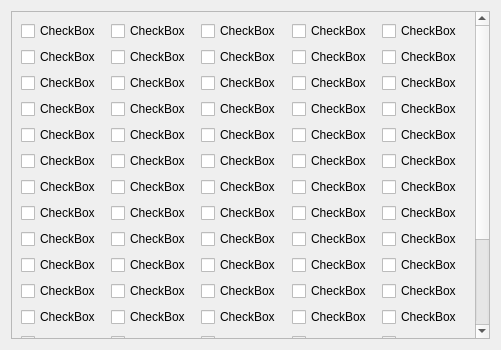
<?xml version="1.0" encoding="UTF-8"?>
<ui version="4.0">
 <class>Dialog</class>
 <widget class="QDialog" name="Dialog">
  <property name="geometry">
   <rect>
    <x>0</x>
    <y>0</y>
    <width>501</width>
    <height>350</height>
   </rect>
  </property>
  <property name="windowTitle">
   <string>Dialog</string>
  </property>
  <layout class="QVBoxLayout" name="verticalLayout">
   <item>
    <widget class="QScrollArea" name="scrollArea">
     <property name="minimumSize">
      <size>
       <width>200</width>
       <height>50</height>
      </size>
     </property>
     <property name="verticalScrollBarPolicy">
      <enum>Qt::ScrollBarAsNeeded</enum>
     </property>
     <property name="horizontalScrollBarPolicy">
      <enum>Qt::ScrollBarAsNeeded</enum>
     </property>
     <property name="sizeAdjustPolicy">
      <enum>QAbstractScrollArea::AdjustIgnored</enum>
     </property>
     <property name="widgetResizable">
      <bool>true</bool>
     </property>
     <widget class="QWidget" name="scrollAreaWidgetContents">
      <property name="geometry">
       <rect>
        <x>0</x>
        <y>0</y>
        <width>474</width>
        <height>348</height>
       </rect>
      </property>
      <layout class="QGridLayout" name="gridLayout">
       <item row="0" column="0">
        <layout class="QHBoxLayout" name="horizontalLayout">
         <item>
          <widget class="QCheckBox" name="checkBox">
           <property name="text">
            <string>CheckBox</string>
           </property>
          </widget>
         </item>
         <item>
          <widget class="QCheckBox" name="checkBox_3">
           <property name="text">
            <string>CheckBox</string>
           </property>
          </widget>
         </item>
         <item>
          <widget class="QCheckBox" name="checkBox_6">
           <property name="text">
            <string>CheckBox</string>
           </property>
          </widget>
         </item>
         <item>
          <widget class="QCheckBox" name="checkBox_8">
           <property name="text">
            <string>CheckBox</string>
           </property>
          </widget>
         </item>
         <item>
          <widget class="QCheckBox" name="checkBox_5">
           <property name="text">
            <string>CheckBox</string>
           </property>
          </widget>
         </item>
        </layout>
       </item>
       <item row="1" column="0">
        <layout class="QHBoxLayout" name="horizontalLayout_2">
         <item>
          <widget class="QCheckBox" name="checkBox_2">
           <property name="text">
            <string>CheckBox</string>
           </property>
          </widget>
         </item>
         <item>
          <widget class="QCheckBox" name="checkBox_9">
           <property name="text">
            <string>CheckBox</string>
           </property>
          </widget>
         </item>
         <item>
          <widget class="QCheckBox" name="checkBox_11">
           <property name="text">
            <string>CheckBox</string>
           </property>
          </widget>
         </item>
         <item>
          <widget class="QCheckBox" name="checkBox_4">
           <property name="text">
            <string>CheckBox</string>
           </property>
          </widget>
         </item>
         <item>
          <widget class="QCheckBox" name="checkBox_10">
           <property name="text">
            <string>CheckBox</string>
           </property>
          </widget>
         </item>
        </layout>
       </item>
       <item row="2" column="0">
        <layout class="QHBoxLayout" name="horizontalLayout_4">
         <item>
          <widget class="QCheckBox" name="checkBox_16">
           <property name="text">
            <string>CheckBox</string>
           </property>
          </widget>
         </item>
         <item>
          <widget class="QCheckBox" name="checkBox_17">
           <property name="text">
            <string>CheckBox</string>
           </property>
          </widget>
         </item>
         <item>
          <widget class="QCheckBox" name="checkBox_18">
           <property name="text">
            <string>CheckBox</string>
           </property>
          </widget>
         </item>
         <item>
          <widget class="QCheckBox" name="checkBox_19">
           <property name="text">
            <string>CheckBox</string>
           </property>
          </widget>
         </item>
         <item>
          <widget class="QCheckBox" name="checkBox_20">
           <property name="text">
            <string>CheckBox</string>
           </property>
          </widget>
         </item>
        </layout>
       </item>
       <item row="3" column="0">
        <layout class="QHBoxLayout" name="horizontalLayout_3">
         <item>
          <widget class="QCheckBox" name="checkBox_90">
           <property name="text">
            <string>CheckBox</string>
           </property>
          </widget>
         </item>
         <item>
          <widget class="QCheckBox" name="checkBox_87">
           <property name="text">
            <string>CheckBox</string>
           </property>
          </widget>
         </item>
         <item>
          <widget class="QCheckBox" name="checkBox_88">
           <property name="text">
            <string>CheckBox</string>
           </property>
          </widget>
         </item>
         <item>
          <widget class="QCheckBox" name="checkBox_86">
           <property name="text">
            <string>CheckBox</string>
           </property>
          </widget>
         </item>
         <item>
          <widget class="QCheckBox" name="checkBox_89">
           <property name="text">
            <string>CheckBox</string>
           </property>
          </widget>
         </item>
        </layout>
       </item>
       <item row="4" column="0">
        <layout class="QHBoxLayout" name="horizontalLayout_5">
         <item>
          <widget class="QCheckBox" name="checkBox_21">
           <property name="text">
            <string>CheckBox</string>
           </property>
          </widget>
         </item>
         <item>
          <widget class="QCheckBox" name="checkBox_22">
           <property name="text">
            <string>CheckBox</string>
           </property>
          </widget>
         </item>
         <item>
          <widget class="QCheckBox" name="checkBox_23">
           <property name="text">
            <string>CheckBox</string>
           </property>
          </widget>
         </item>
         <item>
          <widget class="QCheckBox" name="checkBox_24">
           <property name="text">
            <string>CheckBox</string>
           </property>
          </widget>
         </item>
         <item>
          <widget class="QCheckBox" name="checkBox_25">
           <property name="text">
            <string>CheckBox</string>
           </property>
          </widget>
         </item>
        </layout>
       </item>
       <item row="5" column="0">
        <layout class="QHBoxLayout" name="horizontalLayout_7">
         <item>
          <widget class="QCheckBox" name="checkBox_26">
           <property name="text">
            <string>CheckBox</string>
           </property>
          </widget>
         </item>
         <item>
          <widget class="QCheckBox" name="checkBox_27">
           <property name="text">
            <string>CheckBox</string>
           </property>
          </widget>
         </item>
         <item>
          <widget class="QCheckBox" name="checkBox_28">
           <property name="text">
            <string>CheckBox</string>
           </property>
          </widget>
         </item>
         <item>
          <widget class="QCheckBox" name="checkBox_29">
           <property name="text">
            <string>CheckBox</string>
           </property>
          </widget>
         </item>
         <item>
          <widget class="QCheckBox" name="checkBox_30">
           <property name="text">
            <string>CheckBox</string>
           </property>
          </widget>
         </item>
        </layout>
       </item>
       <item row="6" column="0">
        <layout class="QHBoxLayout" name="horizontalLayout_8">
         <item>
          <widget class="QCheckBox" name="checkBox_80">
           <property name="text">
            <string>CheckBox</string>
           </property>
          </widget>
         </item>
         <item>
          <widget class="QCheckBox" name="checkBox_77">
           <property name="text">
            <string>CheckBox</string>
           </property>
          </widget>
         </item>
         <item>
          <widget class="QCheckBox" name="checkBox_78">
           <property name="text">
            <string>CheckBox</string>
           </property>
          </widget>
         </item>
         <item>
          <widget class="QCheckBox" name="checkBox_76">
           <property name="text">
            <string>CheckBox</string>
           </property>
          </widget>
         </item>
         <item>
          <widget class="QCheckBox" name="checkBox_79">
           <property name="text">
            <string>CheckBox</string>
           </property>
          </widget>
         </item>
        </layout>
       </item>
       <item row="7" column="0">
        <layout class="QHBoxLayout" name="horizontalLayout_6">
         <item>
          <widget class="QCheckBox" name="checkBox_85">
           <property name="text">
            <string>CheckBox</string>
           </property>
          </widget>
         </item>
         <item>
          <widget class="QCheckBox" name="checkBox_82">
           <property name="text">
            <string>CheckBox</string>
           </property>
          </widget>
         </item>
         <item>
          <widget class="QCheckBox" name="checkBox_83">
           <property name="text">
            <string>CheckBox</string>
           </property>
          </widget>
         </item>
         <item>
          <widget class="QCheckBox" name="checkBox_81">
           <property name="text">
            <string>CheckBox</string>
           </property>
          </widget>
         </item>
         <item>
          <widget class="QCheckBox" name="checkBox_84">
           <property name="text">
            <string>CheckBox</string>
           </property>
          </widget>
         </item>
        </layout>
       </item>
       <item row="8" column="0">
        <layout class="QHBoxLayout" name="horizontalLayout_16">
         <item>
          <widget class="QCheckBox" name="checkBox_106">
           <property name="text">
            <string>CheckBox</string>
           </property>
          </widget>
         </item>
         <item>
          <widget class="QCheckBox" name="checkBox_107">
           <property name="text">
            <string>CheckBox</string>
           </property>
          </widget>
         </item>
         <item>
          <widget class="QCheckBox" name="checkBox_108">
           <property name="text">
            <string>CheckBox</string>
           </property>
          </widget>
         </item>
         <item>
          <widget class="QCheckBox" name="checkBox_109">
           <property name="text">
            <string>CheckBox</string>
           </property>
          </widget>
         </item>
         <item>
          <widget class="QCheckBox" name="checkBox_110">
           <property name="text">
            <string>CheckBox</string>
           </property>
          </widget>
         </item>
        </layout>
       </item>
       <item row="9" column="0">
        <layout class="QHBoxLayout" name="horizontalLayout_15">
         <item>
          <widget class="QCheckBox" name="checkBox_101">
           <property name="text">
            <string>CheckBox</string>
           </property>
          </widget>
         </item>
         <item>
          <widget class="QCheckBox" name="checkBox_102">
           <property name="text">
            <string>CheckBox</string>
           </property>
          </widget>
         </item>
         <item>
          <widget class="QCheckBox" name="checkBox_103">
           <property name="text">
            <string>CheckBox</string>
           </property>
          </widget>
         </item>
         <item>
          <widget class="QCheckBox" name="checkBox_104">
           <property name="text">
            <string>CheckBox</string>
           </property>
          </widget>
         </item>
         <item>
          <widget class="QCheckBox" name="checkBox_105">
           <property name="text">
            <string>CheckBox</string>
           </property>
          </widget>
         </item>
        </layout>
       </item>
       <item row="10" column="0">
        <layout class="QHBoxLayout" name="horizontalLayout_14">
         <item>
          <widget class="QCheckBox" name="checkBox_96">
           <property name="text">
            <string>CheckBox</string>
           </property>
          </widget>
         </item>
         <item>
          <widget class="QCheckBox" name="checkBox_97">
           <property name="text">
            <string>CheckBox</string>
           </property>
          </widget>
         </item>
         <item>
          <widget class="QCheckBox" name="checkBox_98">
           <property name="text">
            <string>CheckBox</string>
           </property>
          </widget>
         </item>
         <item>
          <widget class="QCheckBox" name="checkBox_99">
           <property name="text">
            <string>CheckBox</string>
           </property>
          </widget>
         </item>
         <item>
          <widget class="QCheckBox" name="checkBox_100">
           <property name="text">
            <string>CheckBox</string>
           </property>
          </widget>
         </item>
        </layout>
       </item>
       <item row="11" column="0">
        <layout class="QHBoxLayout" name="horizontalLayout_13">
         <item>
          <widget class="QCheckBox" name="checkBox_91">
           <property name="text">
            <string>CheckBox</string>
           </property>
          </widget>
         </item>
         <item>
          <widget class="QCheckBox" name="checkBox_92">
           <property name="text">
            <string>CheckBox</string>
           </property>
          </widget>
         </item>
         <item>
          <widget class="QCheckBox" name="checkBox_93">
           <property name="text">
            <string>CheckBox</string>
           </property>
          </widget>
         </item>
         <item>
          <widget class="QCheckBox" name="checkBox_94">
           <property name="text">
            <string>CheckBox</string>
           </property>
          </widget>
         </item>
         <item>
          <widget class="QCheckBox" name="checkBox_95">
           <property name="text">
            <string>CheckBox</string>
           </property>
          </widget>
         </item>
        </layout>
       </item>
       <item row="12" column="0">
        <layout class="QHBoxLayout" name="horizontalLayout_12">
         <item>
          <widget class="QCheckBox" name="checkBox_40">
           <property name="text">
            <string>CheckBox</string>
           </property>
          </widget>
         </item>
         <item>
          <widget class="QCheckBox" name="checkBox_37">
           <property name="text">
            <string>CheckBox</string>
           </property>
          </widget>
         </item>
         <item>
          <widget class="QCheckBox" name="checkBox_38">
           <property name="text">
            <string>CheckBox</string>
           </property>
          </widget>
         </item>
         <item>
          <widget class="QCheckBox" name="checkBox_36">
           <property name="text">
            <string>CheckBox</string>
           </property>
          </widget>
         </item>
         <item>
          <widget class="QCheckBox" name="checkBox_39">
           <property name="text">
            <string>CheckBox</string>
           </property>
          </widget>
         </item>
        </layout>
       </item>
       <item row="13" column="0">
        <layout class="QHBoxLayout" name="horizontalLayout_11">
         <item>
          <widget class="QCheckBox" name="checkBox_60">
           <property name="text">
            <string>CheckBox</string>
           </property>
          </widget>
         </item>
         <item>
          <widget class="QCheckBox" name="checkBox_57">
           <property name="text">
            <string>CheckBox</string>
           </property>
          </widget>
         </item>
         <item>
          <widget class="QCheckBox" name="checkBox_58">
           <property name="text">
            <string>CheckBox</string>
           </property>
          </widget>
         </item>
         <item>
          <widget class="QCheckBox" name="checkBox_56">
           <property name="text">
            <string>CheckBox</string>
           </property>
          </widget>
         </item>
         <item>
          <widget class="QCheckBox" name="checkBox_59">
           <property name="text">
            <string>CheckBox</string>
           </property>
          </widget>
         </item>
        </layout>
       </item>
       <item row="14" column="0">
        <layout class="QHBoxLayout" name="horizontalLayout_10">
         <item>
          <widget class="QCheckBox" name="checkBox_7">
           <property name="text">
            <string>CheckBox</string>
           </property>
          </widget>
         </item>
         <item>
          <widget class="QCheckBox" name="checkBox_12">
           <property name="text">
            <string>CheckBox</string>
           </property>
          </widget>
         </item>
         <item>
          <widget class="QCheckBox" name="checkBox_13">
           <property name="text">
            <string>CheckBox</string>
           </property>
          </widget>
         </item>
         <item>
          <widget class="QCheckBox" name="checkBox_14">
           <property name="text">
            <string>CheckBox</string>
           </property>
          </widget>
         </item>
         <item>
          <widget class="QCheckBox" name="checkBox_15">
           <property name="text">
            <string>CheckBox</string>
           </property>
          </widget>
         </item>
        </layout>
       </item>
       <item row="15" column="0">
        <layout class="QHBoxLayout" name="horizontalLayout_9">
         <item>
          <widget class="QCheckBox" name="checkBox_34">
           <property name="text">
            <string>CheckBox</string>
           </property>
          </widget>
         </item>
         <item>
          <widget class="QCheckBox" name="checkBox_33">
           <property name="text">
            <string>CheckBox</string>
           </property>
          </widget>
         </item>
         <item>
          <widget class="QCheckBox" name="checkBox_31">
           <property name="text">
            <string>CheckBox</string>
           </property>
          </widget>
         </item>
         <item>
          <widget class="QCheckBox" name="checkBox_35">
           <property name="text">
            <string>CheckBox</string>
           </property>
          </widget>
         </item>
         <item>
          <widget class="QCheckBox" name="checkBox_41">
           <property name="text">
            <string>CheckBox</string>
           </property>
          </widget>
         </item>
        </layout>
       </item>
       <item row="16" column="0">
        <layout class="QHBoxLayout" name="horizontalLayout_17">
         <item>
          <widget class="QCheckBox" name="checkBox_32">
           <property name="text">
            <string>CheckBox</string>
           </property>
          </widget>
         </item>
         <item>
          <widget class="QCheckBox" name="checkBox_42">
           <property name="text">
            <string>CheckBox</string>
           </property>
          </widget>
         </item>
         <item>
          <widget class="QCheckBox" name="checkBox_43">
           <property name="text">
            <string>CheckBox</string>
           </property>
          </widget>
         </item>
         <item>
          <widget class="QCheckBox" name="checkBox_44">
           <property name="text">
            <string>CheckBox</string>
           </property>
          </widget>
         </item>
         <item>
          <widget class="QCheckBox" name="checkBox_45">
           <property name="text">
            <string>CheckBox</string>
           </property>
          </widget>
         </item>
        </layout>
       </item>
      </layout>
     </widget>
    </widget>
   </item>
  </layout>
 </widget>
 <resources/>
 <connections>
  <connection>
   <sender>checkBox</sender>
   <signal>stateChanged(int)</signal>
   <receiver>Dialog</receiver>
   <slot>close()</slot>
   <hints>
    <hint type="sourcelabel">
     <x>58</x>
     <y>20</y>
    </hint>
    <hint type="destinationlabel">
     <x>250</x>
     <y>174</y>
    </hint>
   </hints>
  </connection>
 </connections>
</ui>
